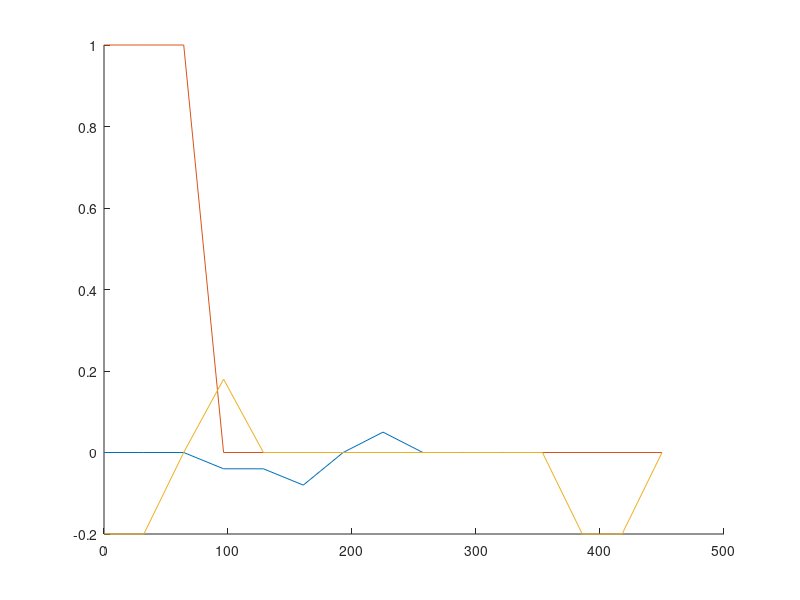

The MATLAB script that drew this image: (Note: this script raises an error after producing the figure.)

Bank = [-0.2,-0.2,0,0.18,0,0,0,0,0,0,0,0,-0.2,-0.2,0];  
Throttle = [1,1,1,0,0,0,0,0,0,0,0,0,0,0,0];
Alpha = [0,0,0,-0.04,-0.04,-0.08,0,0.05,0,0,0,0,0,0,0];

TspanC = linspace(0,450,15);


figure('Name','Control Settings','NumberTitle','off')
hold on 
pAlpha = plot(TspanC,Alpha);
pThrottle = plot(TspanC,Throttle);
pBank = plot(TspanC,Bank);
pAlpha.DisplayName = "Angle of Attack";
pThrottle.DisplayName = "Throttle";
pBank.DisplayName = "Bank Angle";
legend